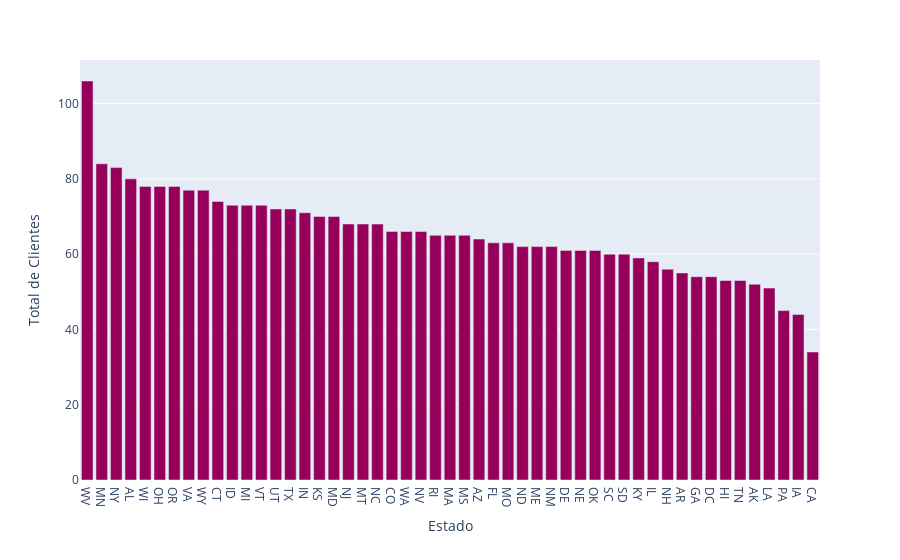

Write notebook code for a chart like this one.
### Markdown cell above
Variável **state**

### Code cell
# Gráfico de barras com a distribuição de clientes por estado.

b_state = px.bar(
    dados_treino_original["state"].value_counts(),
    y="state",
    labels={"state": "Total de Clientes", "index": "Estado"},
    color_discrete_sequence=px.colors.sequential.Rainbow,
)
b_state.update_xaxes(categoryorder="total descending")
go.Figure(b_state)

### Figure 1 — Plotly figure (JSON) as saved in the notebook; plotly's stock layout.template omitted (floating-point values rounded to 4 significant figures)
{"data": [{"alignmentgroup": "True", "hovertemplate": "Estado=%{x}<br>Total de Clientes=%{y}<extra></extra>", "legendgroup": "", "marker": {"color": "rgb(150,0,90)"}, "name": "", "offsetgroup": "", "orientation": "v", "showlegend": false, "textposition": "auto", "type": "bar", "x": ["WV", "MN", "NY", "AL", "WI", "OH", "OR", "VA", "WY", "CT", "ID", "MI", "VT", "UT", "TX", "IN", "KS", "MD", "NJ", "MT", "NC", "CO", "WA", "NV", "RI", "MA", "MS", "AZ", "FL", "MO", "ND", "ME", "NM", "DE", "NE", "OK", "SC", "SD", "KY", "IL", "NH", "AR", "GA", "DC", "HI", "TN", "AK", "LA", "PA", "IA", "CA"], "xaxis": "x", "y": [106, 84, 83, 80, 78, 78, 78, 77, 77, 74, 73, 73, 73, 72, 72, 71, 70, 70, 68, 68, 68, 66, 66, 66, 65, 65, 65, 64, 63, 63, 62, 62, 62, 61, 61, 61, 60, 60, 59, 58, 56, 55, 54, 54, 53, 53, 52, 51, 45, 44, 34], "yaxis": "y"}], "layout": {"autosize": true, "barmode": "relative", "legend": {"tracegroupgap": 0}, "margin": {"t": 60}, "xaxis": {"anchor": "y", "autorange": true, "categoryorder": "total descending", "domain": [0, 1], "range": [-0.5, 50.5], "title": {"text": "Estado"}, "type": "category"}, "yaxis": {"anchor": "x", "autorange": true, "domain": [0, 1], "range": [0, 111.6], "title": {"text": "Total de Clientes"}, "type": "linear"}}}
